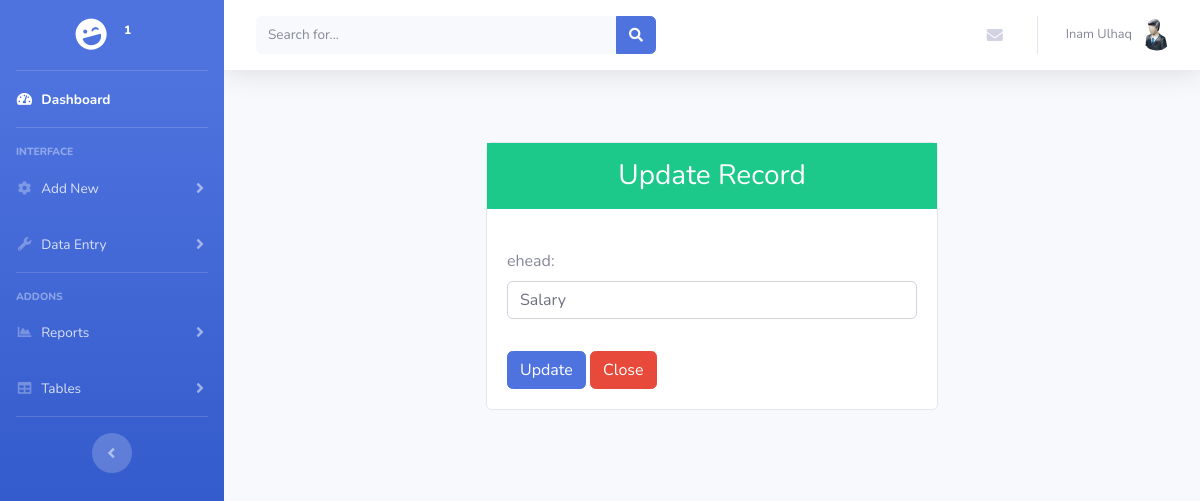
The page /exedit.php?exedit=10 (signed in) on the database its author committed.
### tables this page shows
CREATE TABLE `users` (
  `id` int(11) NOT NULL,
  `username` varchar(255) NOT NULL,
  `password` varchar(255) NOT NULL,
  `firstname` varchar(50) NOT NULL,
  `lastname` varchar(50) NOT NULL,
  `ucompany` varchar(30) NOT NULL,
  `role` varchar(10) NOT NULL,
  `status` int(11) NOT NULL DEFAULT '1'
);

CREATE TABLE `expense` (
  `id` int(11) NOT NULL,
  `ehead` varchar(50) NOT NULL,
  `user_id` int(11) NOT NULL
);

### exedit.php (the view, shortened to what this page needs)
<?php
    require_once("header.php");
    $id = $_GET['exedit'];
    $query = " SELECT * from expense WHERE id='".$id."'";
    $result = mysqli_query($conn,$query);
    while($row=mysqli_fetch_assoc($result))
    {
            $ehead = $row['ehead'];
    }
?>
<body class="bg-dark">
        <div class="container">
            <div class="row">
                <div class="col-lg-6 m-auto">
                    <div class="card mt-5">
                        <div class="card-title">
                            <h3 class="bg-success text-white text-center py-3"> Update Record</h3>
                        </div>
                        <div class="card-body">
                            <form action="updatexpense.php" method="POST">
                                <label>ehead:</label><br />
                                <input type="text" class="form-control mb-2" name="ehead" value="<?php echo $ehead ?>" ><br />
                                <button type="submit" class="btn btn-primary" name="exupdate">Update</button>
                                <button type="close" class="btn btn-danger" name="close">Close</button>
                            </form>
                        </div>
                    </div>
                </div>
            </div>
        </div>
</body>

### header.php (shortened to what this page needs)
<?php include ('db.php');
$user_id=$_SESSION['id'];
?>
<?php
      $sql = "SELECT * FROM users WHERE id=$user_id";
             if ($result = mysqli_query($conn,$sql)){
                  $row = mysqli_fetch_array($result);
                  $id=$row['id'];
                  $firstname=$row['firstname'];
                  $lastname=$row['lastname'];
                  $ucompany=$row['ucompany'];
            }?>
<!DOCTYPE html>
<html lang="en">
<head>
  <link href="vendor/fontawesome-free/css/all.min.css" rel="stylesheet" type="text/css">
  <link href="css/sb-admin-2.min.css" rel="stylesheet">
  <link href="style.css" rel="stylesheet">
  <link rel="stylesheet" href="https://cdn.datatables.net/1.10.21/css/jquery.dataTables.min.css" />
</head>
<body id="page-top">
  <div id="wrapper">
    <ul class="navbar-nav bg-gradient-primary sidebar sidebar-dark accordion" id="accordionSidebar">
      <a class="sidebar-brand d-flex align-items-center justify-content-center" href="index.php">
        <div class="sidebar-brand-icon rotate-n-15">
          <i class="fas fa-laugh-wink"></i>
        </div>
        <div class="sidebar-brand-text mx-3"><?php echo $ucompany; ?><sup><?php echo $id; ?></sup></div>
      </a>
      <hr class="sidebar-divider my-0">
      <li class="nav-item active">
        <a class="nav-link" href="index.php">
          <i class="fas fa-fw fa-tachometer-alt"></i>
          <span>Dashboard</span></a>
      </li>
      <hr class="sidebar-divider">
      <div class="sidebar-heading">
        Interface
      </div>
      <li class="nav-item">
        <a class="nav-link collapsed" href="#" data-toggle="collapse" data-target="#collapseTwo" aria-expanded="true" aria-controls="collapseTwo">
          <i class="fas fa-fw fa-cog"></i>
          <span>Add New</span>
        </a>
      </li>
      <li class="nav-item">
        <a class="nav-link collapsed" href="#" data-toggle="collapse" data-target="#collapseUtilities" aria-expanded="true" aria-controls="collapseUtilities">
          <i class="fas fa-fw fa-wrench"></i>
          <span>Data Entry</span>
        </a>
      </li>
      <hr class="sidebar-divider">
      <div class="sidebar-heading">
        Addons
      </div>
      <li class="nav-item">
        <a class="nav-link collapsed" href="#" data-toggle="collapse" data-target="#collapsePages" aria-expanded="true" aria-controls="collapsePages">
          <i class="fas fa-fw fa-chart-area"></i>
          <span>Reports</span>
        </a>
      </li>
      <li class="nav-item">
        <a class="nav-link collapsed" href="#" data-toggle="collapse" data-target="#collapseTables" aria-expanded="true" aria-controls="collapseTables">
          <i class="fas fa-fw fa-table"></i>
          <span>Tables</span>
        </a>
      </li>
      <hr class="sidebar-divider d-none d-md-block">
      <div class="text-center d-none d-md-inline">
        <button class="rounded-circle border-0" id="sidebarToggle"></button>
      </div>
    </ul>
    <div id="content-wrapper" class="d-flex flex-column">
      <div id="content">
        <nav class="navbar navbar-expand navbar-light bg-white topbar mb-4 static-top shadow">
          <form class="d-none d-sm-inline-block form-inline mr-auto ml-md-3 my-2 my-md-0 mw-100 navbar-search">
            <div class="input-group">
              <input type="text" class="form-control bg-light border-0 small" placeholder="Search for..." aria-label="Search" aria-describedby="basic-addon2">
              <div class="input-group-append">
                <button class="btn btn-primary" type="button">
                  <i class="fas fa-search fa-sm"></i>
                </button>
              </div>
            </div>
          </form>
          <ul class="navbar-nav ml-auto">
            <li class="nav-item dropdown no-arrow mx-1">
              <a class="nav-link dropdown-toggle" href="#" id="messagesDropdown" role="button" data-toggle="dropdown" aria-haspopup="true" aria-expanded="false">
                <i class="fas fa-envelope fa-fw"></i>
              </a>
            </li>
            <li class="nav-item dropdown no-arrow">
              <a class="nav-link dropdown-toggle" href="#" id="userDropdown" role="button" data-toggle="dropdown" aria-haspopup="true" aria-expanded="false">
                <span class="mr-2 d-none d-lg-inline text-gray-600 small"><?php echo $firstname.' '.$lastname ?></span>
                <img class="img-profile rounded-circle" src="img/user.png">
              </a>
            </li>
          </ul>
        </nav>

### rows shown on the page
users: id "1", firstname "Inam", lastname "Ulhaq"
expense: ehead "Salary"
